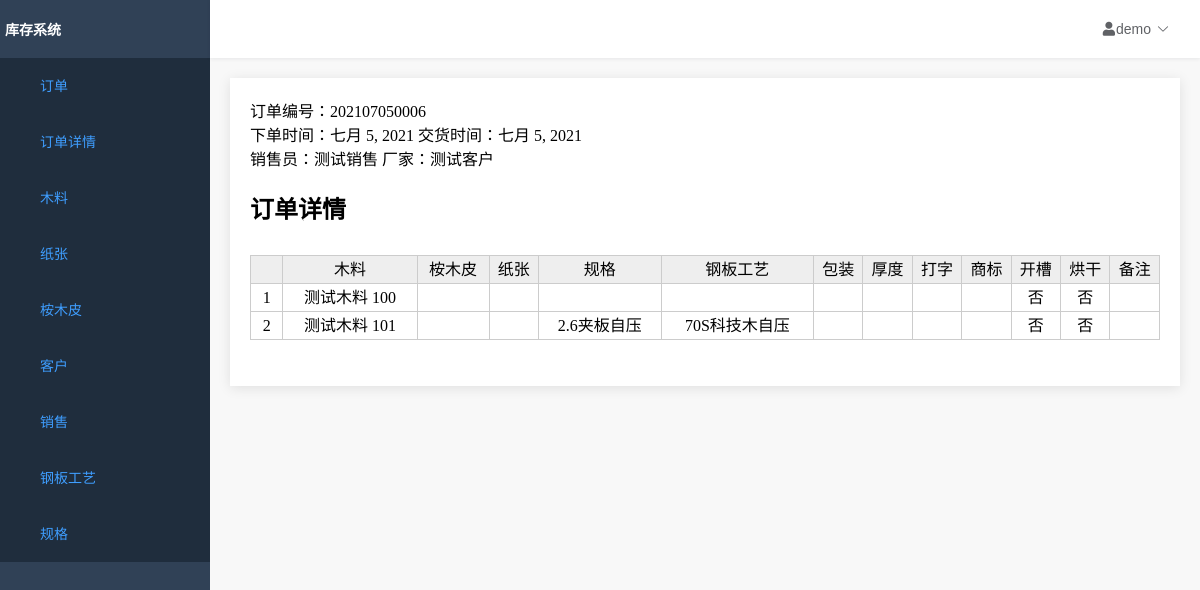
The page /home/order/head/view/43/ on the database its author committed.
### order/models.py (models this page shows, shortened)
class OrderHeadModel(models.Model):
    id = models.AutoField(primary_key=True)
    order_number = models.IntegerField('订单编号', default=0)
    order_date = models.DateField('下单时间', default=now)
    delivery_date = models.DateField('交货时间', default=now)
    salesman = models.ForeignKey(
        SalesmanModel,
        verbose_name='销售员',
        on_delete=models.PROTECT, null=True)
    customer = models.ForeignKey(
        CustomerModel,
        verbose_name='厂家',
        on_delete=models.PROTECT, null=True)
    sure = models.BooleanField(
        '是否确认', default=False, blank=False, null=False)
    complete = models.BooleanField(
        '是否完成', default=False, blank=False, null=False)
    note = models.TextField('备注', max_length=256, default='')
    user = models.ForeignKey(
        User,
        verbose_name='作者',
        on_delete=models.PROTECT, null=True)
    created_time = models.DateTimeField('创建时间', default=now)
    last_mod_time = models.DateTimeField('修改时间', auto_now=True)
    objects = models.manager

class OrderModel(models.Model):
    id = models.AutoField(primary_key=True, blank=True)
    head_number = models.ForeignKey(
        OrderHeadModel,
        verbose_name='订单编号',
        on_delete=models.PROTECT, null=True)
    wood = models.ForeignKey(
        WoodModel,
        verbose_name='木料',
        on_delete=models.PROTECT)
    woodCount = models.IntegerField('木料数量', default=0)
    skin = models.ForeignKey(
        SkinModel,
        verbose_name='桉木皮',
        on_delete=models.PROTECT, null=True, blank=True)
    skinCount = models.IntegerField('桉木皮数量', default=0, blank=True)
    paper = models.ForeignKey(
        PaperModel,
        verbose_name='纸张1',
        on_delete=models.PROTECT, null=True, blank=True)
    paperCount = models.IntegerField('纸张数量', default=0, blank=True)
    other_paper = models.ForeignKey(
        PaperModel,
        verbose_name='纸张2',
        related_name='other_paper',
        on_delete=models.PROTECT, null=True, blank=True)
    other_paper_count = models.IntegerField('纸张数量', default=0, blank=True)
    technology = models.ForeignKey(
        TechnologyModel,
        verbose_name='钢板工艺',
        on_delete=models.PROTECT, null=True, blank=True)
    specifications = models.ForeignKey(
        SpecificationModel,
        verbose_name='规格',
        on_delete=models.PROTECT, null=True, blank=True)
    packaging = models.TextField('包装', max_length=64, default='', blank=True)
    thickness = models.TextField('厚度', max_length=64, default='', blank=True)
    trademark = models.TextField('商标', max_length=64, default='', blank=True)
    word = models.TextField('打字', max_length=64, default='', blank=True)
    is_grooving = models.BooleanField(
        '是否开槽', default=False, blank=False)
    is_drying = models.BooleanField(
        '是否烘干', default=False, blank=False)
    sure = models.BooleanField(
        '是否确认', default=False, blank=False)
    note = models.TextField('备注', max_length=256, default='', blank=True)
    user = models.ForeignKey(
        User,
        verbose_name='作者',
        on_delete=models.PROTECT, null=True)
    created_time = models.DateTimeField('创建时间', default=now)
    last_mod_time = models.DateTimeField('修改时间', auto_now=True)
    objects = models.Manager()

### salesman/models.py (models this page shows, shortened)
class SalesmanModel(models.Model):
    id = models.AutoField(primary_key=True)
    name = models.TextField('名称', max_length=64, unique=True, null=False)
    phone = models.TextField('电话', max_length=64)
    note = models.TextField('备注', max_length=256, default='')
    enable = models.BooleanField(
        '是否使用', default=True, blank=False, null=False)
    created_time = models.DateTimeField('创建时间', default=now)
    last_mod_time = models.DateTimeField('修改时间', auto_now=True)
    objects = models.manager
    def __str__(self):
        return str(self.name)

### customer/models.py (models this page shows)
class CustomerModel(models.Model):
    id = models.AutoField(primary_key=True)
    name = models.TextField('名称', max_length=64, unique=True, null=False)
    address = models.TextField('地址', max_length=64)
    phone = models.TextField('电话', max_length=64)
    enable = models.BooleanField(
        '是否使用', default=True, blank=False, null=False)
    note = models.TextField('备注', max_length=256, default='')
    created_time = models.DateTimeField('创建时间', default=now)
    last_mod_time = models.DateTimeField('修改时间', auto_now=True)
    objects = models.manager
    def __str__(self):
        return self.name

### wood/models.py (models this page shows)
class WoodModel(models.Model):
    id = models.AutoField(primary_key=True)
    name = models.TextField('名称', max_length=64, unique=False, null=False)
    factory = models.TextField('厂家', max_length=64, default="")
    count = models.IntegerField('数量', default=0)
    note = models.TextField('备注', max_length=256, default='')
    enable = models.BooleanField(
        '是否使用', default=True, blank=False, null=False)
    created_time = models.DateTimeField('创建时间', default=now)
    last_mod_time = models.DateTimeField('修改时间', auto_now=True)
    objects = models.manager
    def __str__(self):
        return self.name

### process/models.py (models this page shows)
class TechnologyModel(models.Model):
    id = models.AutoField(primary_key=True)
    name = models.TextField('名称', max_length=64, unique=False, null=False)
    note = models.TextField('备注', max_length=256, default='')
    enable = models.BooleanField(
        '是否使用', default=True, blank=False, null=False)
    created_time = models.DateTimeField('创建时间', default=now)
    last_mod_time = models.DateTimeField('修改时间', auto_now=True)
    objects = models.manager
    def __str__(self):
        return self.name

class SpecificationModel(models.Model):
    id = models.AutoField(primary_key=True)
    name = models.TextField('名称', max_length=64, null=False)
    note = models.TextField('备注', max_length=256, default='')
    enable = models.BooleanField(
        '是否使用', default=True, blank=False, null=False)
    created_time = models.DateTimeField('创建时间', default=now)
    last_mod_time = models.DateTimeField('修改时间', auto_now=True)
    objects = models.manager
    def __str__(self):
        return self.name

### order/views.py (the view)
# urls.py: path('head/view/<int:pk>/', views.view_orders, name='view_orders'),
def view_orders(request, pk):
    if request.method == "POST":
        form = OrderHeadForm(request.POST)
        if form.is_valid():
            order_head = form.save()
            formset = ViewOrderFormSet(request.POST, instance=order_head)
            if formset.is_valid():
                formset.save()
    else:
        order_heads = OrderHeadModel.objects.filter(id=pk)
        if order_heads and len(order_heads) > 0:
            form = OrderHeadForm(instance=order_heads[0])
            formset = ViewOrderFormSet(instance=order_heads[0])
            return render(request, 'order_view.html', {'form': form, 'formset': formset, })
    return HttpResponseRedirect('/home/order/list/')

### InventorySystem/context_processor.py (called while the page is built)
def nav_list(request):
    func_list = []
    func_list.append(('订单', '/home/order/head/list'))
    func_list.append(('订单详情', '/home/order/list'))
    func_list.append(('木料', '/home/wood/list'))
    func_list.append(('纸张', '/home/paper/list'))
    func_list.append(('桉木皮', '/home/skin/list'))
    func_list.append(('客户', '/home/customer/list'))
    func_list.append(['销售', '/home/salesman/list'])
    func_list.append(('钢板工艺', '/home/process/technology/list'))
    func_list.append(('规格', '/home/process/specification/list'))
    return locals()

### templates/order_view.html (shortened to what this page needs)
{% extends 'home.html' %}
{% block list %}
<div class="flex" id="content">
<form action="" method="post">
    <div>
    <label><span>{{ form.order_number.label }}：</span>{{ form.instance.order_number }}</label><br>
    <label><span>{{ form.order_date.label }}：</span>{{ form.instance.order_date }}</label>
    <label><span>{{ form.delivery_date.label }}：</span>{{ form.instance.delivery_date }}</label><br>
    <label><span>{{ form.salesman.label }}：</span>{{ form.instance.salesman }}</label>
    <label><span>{{ form.customer.label }}：</span>{{ form.instance.customer }}</label>
    </div>
    <h2>订单详情</h2>
    <div class="entry" style="overflow:scroll;">
        <table name="table" id="id_orders_table">
            <thead>
            <tr>
                <th scope="col"></th>
                <th scope="col">木料</th>
                <th scope="col">桉木皮</th>
                <th scope="col">纸张</th>
                <th scope="col">规格</th>
                <th scope="col">钢板工艺</th>
                <th scope="col">包装</th>
                <th scope="col">厚度</th>
                <th scope="col">打字</th>
                <th scope="col">商标</th>
                <th scope="col">开槽</th>
                <th scope="col">烘干</th>
                <th scope="col">备注</th>
            </tr>
            </thead>
            <tbody>
            {% for form in formset %}
            <tr id="{{ form.prefix }}-row">
                <td>
                    {{ forloop.counter }}
                </td>
                <td>
                    {{ form.instance.wood }} {{ form.instance.woodCount }}
                </td>
                <td>
                </td>
                <td>
                </td>
                <td>
                    {% if form.instance.technology %}
                    {{ form.instance.technology }}
                    {% endif %}
                </td>
                <td>
                    {% if form.instance.specifications %}
                    {{ form.instance.specifications }}
                    {% endif %}
                </td>
                <td>
                </td>
                <td>
                </td>
                <td>
                </td>
                <td>
                </td>
                <td>
                    {% if form.instance.is_grooving %}
                    是
                    {% else %}
                    否
                    {% endif %}
                </td>
                <td>
                    {% if form.instance.is_drying %}
                    是
                    {% else %}
                    否
                    {% endif %}
                </td>
                <td>
                </td>
            </tr>
            {% endfor %}
            </tbody>
        </table>
    </div>
</form>
</div>
{% endblock %}

### static/css/base.css (style rules this page uses)
#content { padding: 20px; background-color: white; margin: 20px; box-shadow: 0 2px 12px 0 rgba(0, 0, 0, 0.1); }
td, th { vertical-align: inherit; border-bottom: none; }
body, #container { background-color: #f1f1f1; }

### static/css/index.css (style rules this page uses)
html, body { padding: 0px; margin: 0px; background-color: #f8f8f8; height: 100%; overflow: hidden; }

### templates/order_view.html (style rules this page uses)
table { width: 100%; background: #ccc; margin: 10px auto; white-space:nowrap; border-collapse: collapse; }
th,td { height: 25px; line-height: 25px; text-align: center; border: 1px solid #ccc; }
th { background: #eee; font-weight: normal; }
td { min-width:20px; max-width:100%; }
tr { background: #fff; }

### rows shown on the page
OrderHeadModel: instance.order_number "202107050006", instance.order_date "七月 5, 2021", instance.delivery_date "七月 5, 2021", instance.salesman "测试销售", instance.customer "测试客户"
OrderModel: instance.wood "测试木料", instance.woodCount "100"
OrderModel: instance.wood "测试木料", instance.woodCount "101", instance.technology "2.6夹板自压", instance.specifications "70S科技木自压"

### other values the page prints
{{ func.0 }} "订单" "订单详情" "木料" "纸张" "桉木皮" "客户" "销售" "钢板工艺" "规格"
